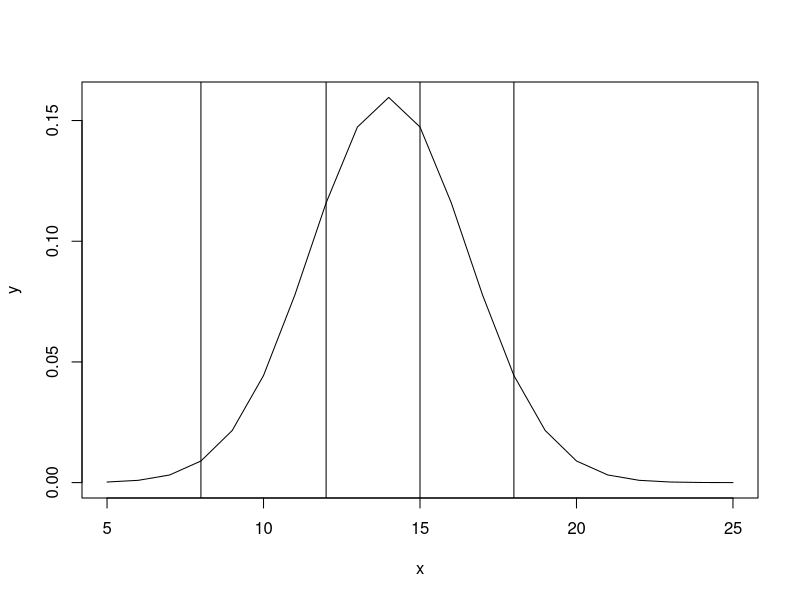

Write the R code that produced this figure.
a=((pnorm(15,14,2.5)-pnorm(12,14,2.5))*1000)
b=(pnorm(18,14,2.5, lower.tail=FALSE)*1000)
c=(pnorm(8,14,2.5)*1000)
print(round(a))
print(round(b))
print(round(c))
x=seq(5,25,by=1)
y=dnorm(x,14,2.5)
plot(x,y,type="l")
abline(v=12)
abline(v=15)
abline(v=8)
abline(v=18)